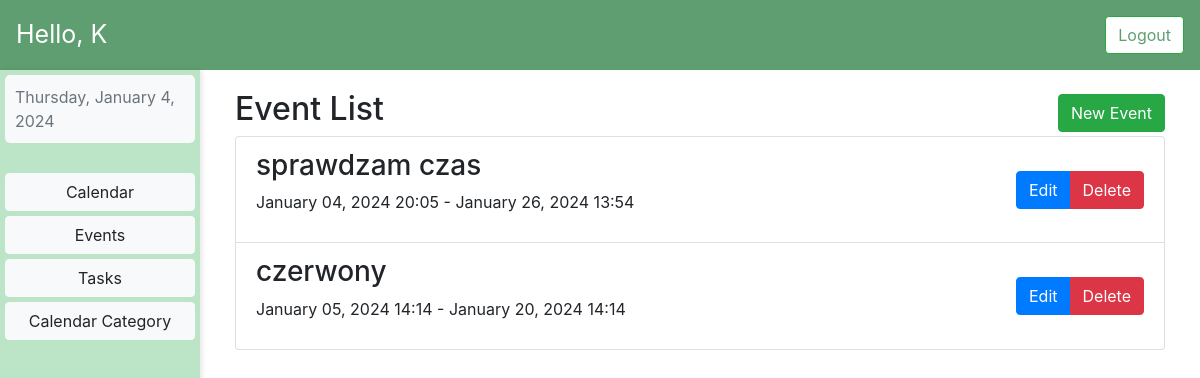
/events/ (signed in), run on the app's committed database.
### MyCalendar/models.py (models this page shows)
class Event(models.Model):
    user = models.ForeignKey(User, on_delete=models.CASCADE)
    title = models.CharField(max_length=200)
    description = models.TextField(blank=True)
    start_date = models.DateTimeField(default=timezone.now)
    end_date = models.DateTimeField(default=timezone.now() + timezone.timedelta(hours=1))
    calendar = models.ForeignKey(Calendar, on_delete=models.CASCADE)
    notification = models.TimeField(default=timezone.timedelta(hours=1))

### MyCalendar/views.py (the view)
# urls.py: path('events/', events_view, name='events'),
def events_view(request):
    template_name = 'events.html'
    now = datetime.now()
    events = Event.objects.filter(user=request.user, end_date__gt=now)
    context = {'object_list': events}
    return render(request, template_name, context)

### templates/events.html (shortened to what this page needs)
{% extends 'dashboard.html' %}
{% load static %}
{% block styles %}
    <link rel="stylesheet" type="text/css" href="{% static 'css/dashboard.css' %}">
    <link href="{% static 'calender/main.css' %}" rel="stylesheet" />
{% endblock %}
{% block dynamic_content %}
    <div class="row mar">
         <div class="col-md-12">
             <div class="d-flex justify-content-between align-items-center">
                <h2 class="mr-auto">Event List</h2>
                <a href="{% url 'add_event' %}" class="btn btn-success ml-auto">New Event</a>
            </div>
            <ul class="list-group">
                {% for event in object_list  %}
                    <li class="list-group-item">
                        <div class="d-flex justify-content-between align-items-center">
                            <div>
                                <h3>{{ event.title }}</h3>
                                <p>{{ event.start_date|date:"F d, Y H:i" }} - {{ event.end_date|date:"F d, Y H:i" }}</p>
                            </div>
                            <div class="btn-group" role="group" aria-label="Event Actions">
                                <a href="{% url 'edit_event' event.id %}" class="btn btn-primary">Edit</a>
                                <a href="{% url 'delete_event' event.id %}" class="btn btn-danger">Delete</a>
                            </div>
                        </div>
                    </li>
                {% empty %}
                    <p>No Events Found</p>
                {% endfor %}
            </ul>
        </div>
    </div>
{% endblock %}

### templates/dashboard.html (shortened to what this page needs)
{% extends 'base.html' %}
{% load static %}
{% block content %}
    <nav class="navbar navbar-expand-lg navbar-light" style="background-color: #5F9E70;">
        <span class="navbar-text text-white" style="font-size: 25px;">
            Hello, {{ request.user.username }}
        </span>
        <div class="collapse navbar-collapse" id="navbarNav">
            <ul class="navbar-nav ml-auto">
                <li class="nav-item">
                    <form method="post" action="{% url 'logout' %}" class="d-flex">
                        <button type="submit" class="btn btn-success btn-block" style="background-color: white; color: #5F9E70;">Logout</button>
                    </form>
                </li>
            </ul>
        </div>
    </nav>
    <div class="container-fluid">
        <div class="row">
            <div class="col-md-2 custom-background">
                <div id="datetime-info" class="text-muted"></div>
                <div class="vertical-menu ">
                    <a href="{% url 'dashboard' %}" class="btn btn-light">Calendar</a>
                    <a href="{% url 'events' %}" class="btn btn-light">Events</a>
                    <a href="{% url 'task_list' %}" class="btn btn-light">Tasks</a>
                    <a href="{% url 'category_list' %}" class="btn btn-light">Calendar Category</a>
                </div>
            </div>
            <div class="col-md-10">
                {% block dynamic_content %}{% endblock %}
            </div>
        </div>
    </div>
{% endblock %}

### static/css/dashboard.css (style rules this page uses)
html { width: 100%; height: 100%; margin: 0; padding: 0; }
body { margin: 0; padding: 0; height: 100%; overflow: hidden; }
#datetime-info { background-color: #f8f9fa; padding: 10px; border-radius: 5px; }
.container-fluid, .row { height: 100%; }
.custom-background { background-color: rgba(122, 204, 144, 0.5); padding: 5px; box-shadow: 2px 0 5px rgba(0, 0, 0, 0.1); height: 100%; }
.vertical-menu { margin-top: 30px; display: flex; flex-direction: column; }
.vertical-menu a { margin-bottom: 5px; }
.mar { padding: 20px; }

### static/calender/main.css (style rules this page uses)
:root { --fc-daygrid-event-dot-width: 8px; }
:root { --fc-list-event-dot-width: 10px; --fc-list-event-hover-bg-color: #f5f5f5; }

### data on the page
Event: title "sprawdzam czas", start_date "January 04, 2024 20:05", end_date "January 26, 2024 13:54"
Event: title "czerwony", start_date "January 05, 2024 14:14", end_date "January 20, 2024 14:14"

### other printed values
{{ request.user.username }} "K"
